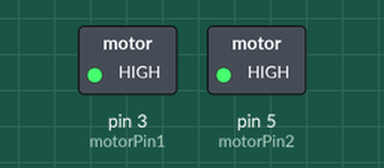
Bench run of a sketch on a simulated Arduino Uno, built with avr-gcc and run on an emulated ATmega328P. Parts: switched loads named in the sketch (green lamp = pin HIGH).

Above: at 0.1 s.
Timing chart, 0 to 1.6 s (numbered marks = the images above):
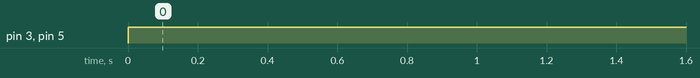

The sketch:

8th_grade.ino
```cpp
 int motorPin1 = 3;
int motorPin2 = 5;

int speed1 = 255;
int speed2 = 255;


void setup() {
  // put your setup code here, to run once:

}

void loop() {
  // put your main code here, to run repeately:
  analogWrite(motorPin1, speed1) ;
  analogWrite(motorPin2, speed2);
}
```

Measured:
- by itself, pin 3 (motorPin1), pin 5 (motorPin2): LOW → HIGH at 0.00 s
